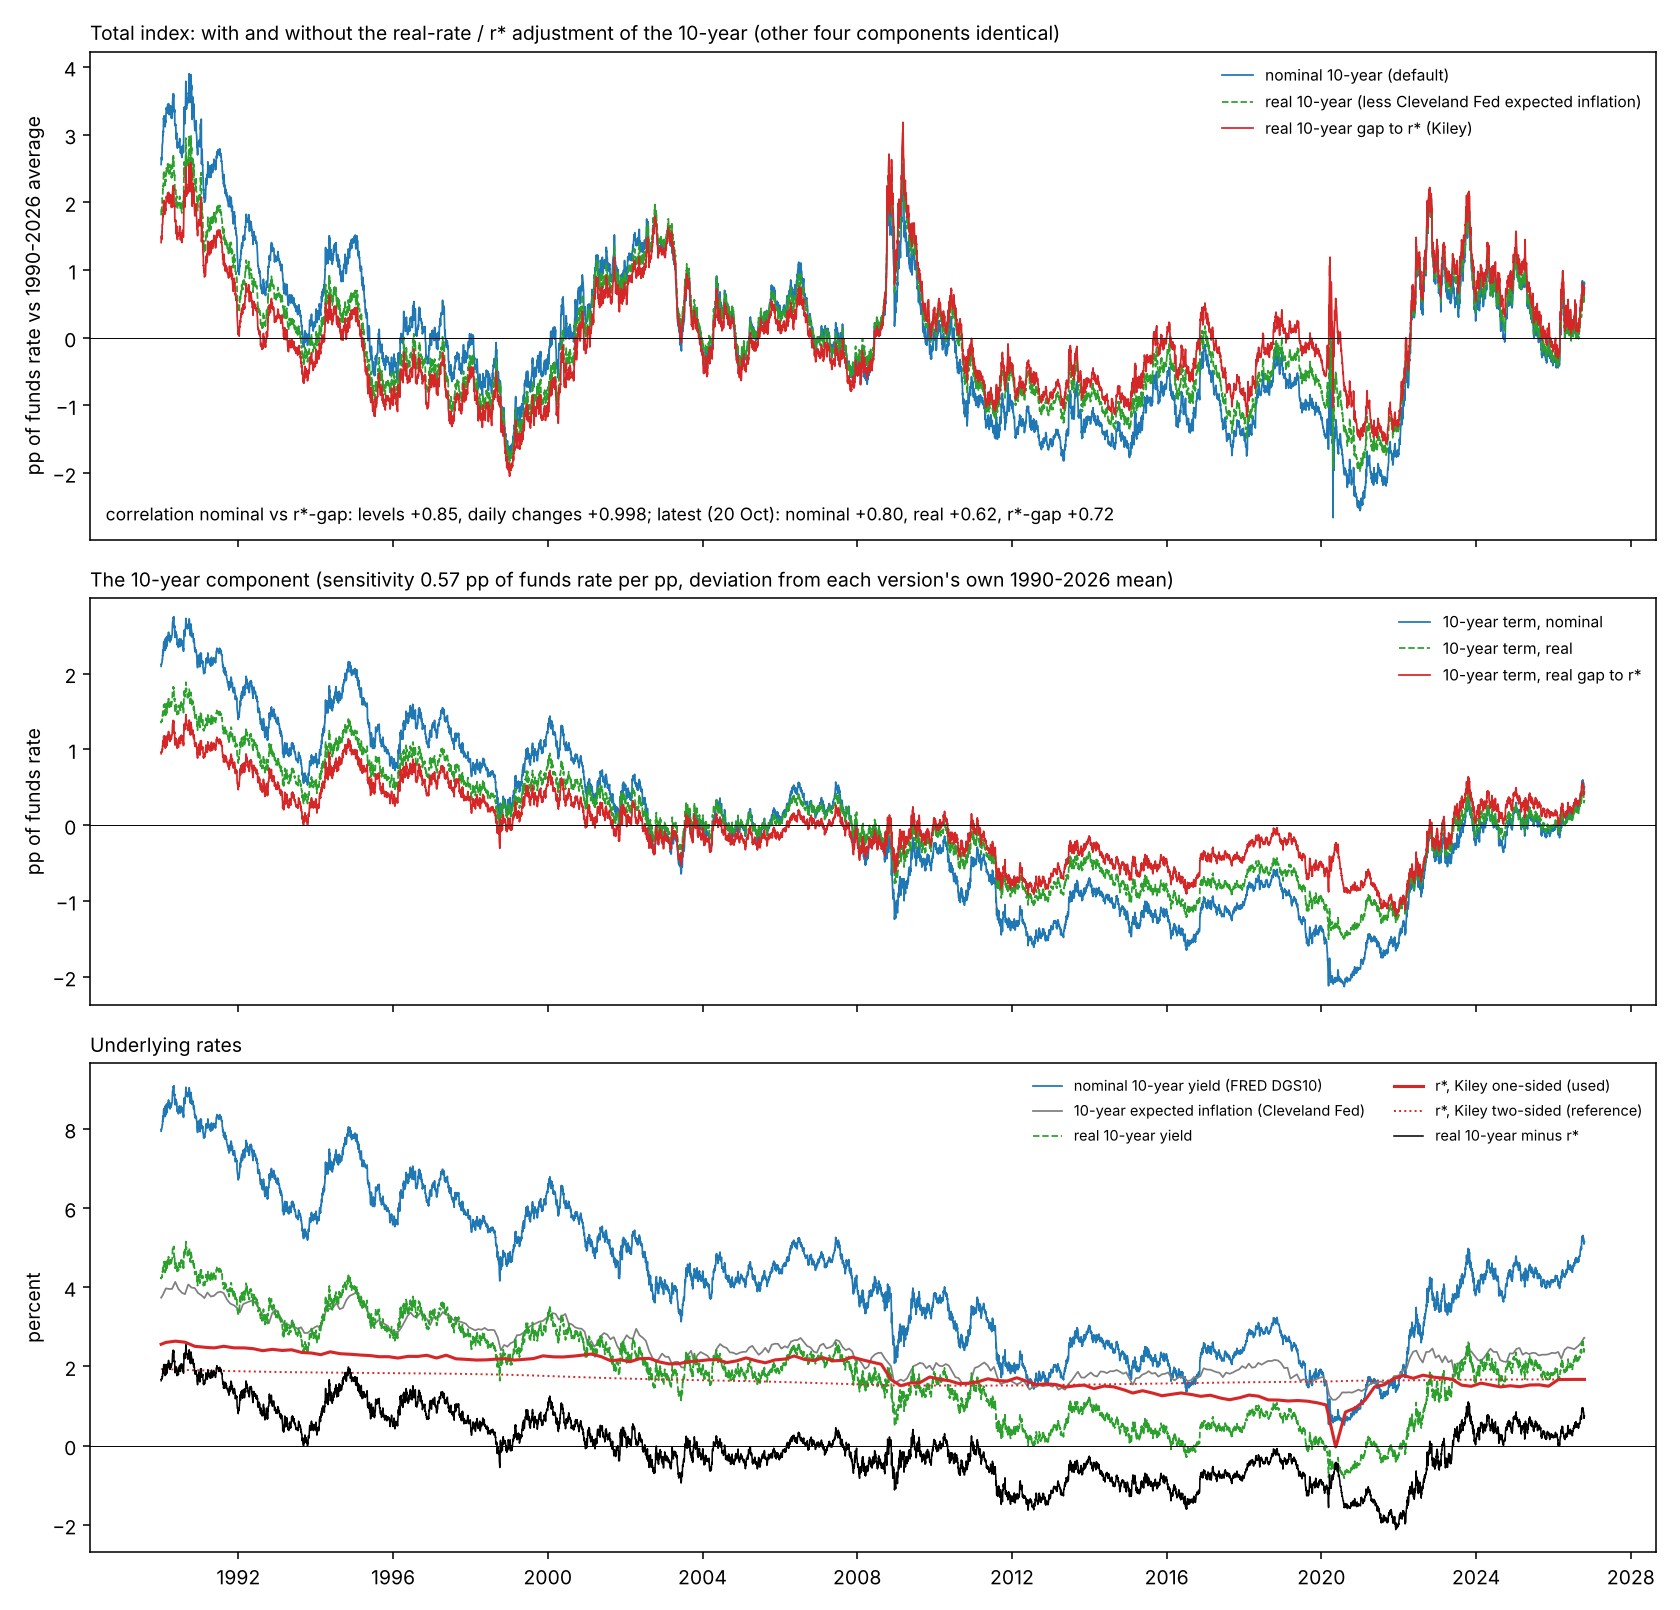

This chart was generated by the following Python code:
"""
Chart: the MS-style level index with the nominal 10-year (default), the real 10-year, and the real 10-year gap to r* (Kiley), plus the underlying rates.

Panels: (1) the three versions of the total; (2) the 10-year term in each version (funds-rate pp); (3) nominal 10-year, expected inflation (Cleveland Fed),
real 10-year and Kiley's r* (one-sided, as used, and two-sided for reference). Output: experimental/ms_fci/ms5_rstar_compare.png
"""
import os, sys
import numpy as np, pandas as pd
import matplotlib
matplotlib.use("Agg")
import matplotlib.pyplot as plt

HERE = os.path.dirname(os.path.abspath(__file__))
sys.path.insert(0, HERE)
import ms5_level as L

SENS = pd.read_csv(os.path.join(HERE, "frbus_sensitivities.csv"), index_col=0)
S = SENS["ffr_eq_q4"].to_dict()
KREQ = float(SENS.loc["req", "unit_size"])

out = {}
for name, real10, rstar in (("nominal 10-year (default)", False, False), ("real 10-year", True, False), ("real 10-year gap to r*", False, True)):
    L.REAL10, L.RSTAR = real10, rstar
    X, G = L.build()
    out[name] = L.level(X, S, KREQ)
L.REAL10, L.RSTAR = False, False
X, G = L.build()
r2 = pd.read_csv(os.path.join(L.HERE, "kiley_rstar.csv"), index_col=0)["rstar_2side"]
r2.index = pd.PeriodIndex(r2.index, freq="Q").to_timestamp() + pd.Timedelta(days=45)
r2d = r2.reindex(r2.index.union(X.index)).interpolate("time").reindex(X.index).ffill().bfill()

n, rl, rs = out["nominal 10-year (default)"], out["real 10-year"], out["real 10-year gap to r*"]
c = {"nominal": "#1f77b4", "real": "#2ca02c", "rstar": "#d62728"}
fig, ax = plt.subplots(3, 1, figsize=(12, 11.5), sharex=True, gridspec_kw={"height_ratios": [1.2, 1, 1.2]})
a = ax[0]
a.plot(n.index, n.Total, color=c["nominal"], lw=0.9, label="nominal 10-year (default)")
a.plot(rl.index, rl.Total, color=c["real"], lw=0.9, ls="--", label="real 10-year (less Cleveland Fed expected inflation)")
a.plot(rs.index, rs.Total, color=c["rstar"], lw=0.9, label="real 10-year gap to r* (Kiley)")
a.axhline(0, color="k", lw=0.5)
dn, dr = n.Total.diff().dropna(), rs.Total.diff().dropna()
a.set_ylabel("pp of funds rate vs 1990-2026 average"); a.legend(fontsize=8, frameon=False, loc="upper right")
a.set_title("Total index: with and without the real-rate / r* adjustment of the 10-year (other four components identical)", fontsize=10, loc="left")
a.text(0.01, 0.04, "correlation nominal vs r*-gap: levels %+.2f, daily changes %+.3f; latest (20 Oct): nominal %+.2f, real %+.2f, r*-gap %+.2f"
       % (np.corrcoef(n.Total, rs.Total)[0, 1], np.corrcoef(dn.align(dr, join="inner")[0], dn.align(dr, join="inner")[1])[0, 1], n.Total.iloc[-1], rl.Total.iloc[-1], rs.Total.iloc[-1]), transform=a.transAxes, fontsize=9)
b = ax[1]
b.plot(n.index, n["10-yr"], color=c["nominal"], lw=0.9, label="10-year term, nominal")
b.plot(rl.index, rl["10-yr"], color=c["real"], lw=0.9, ls="--", label="10-year term, real")
b.plot(rs.index, rs["10-yr"], color=c["rstar"], lw=0.9, label="10-year term, real gap to r*")
b.axhline(0, color="k", lw=0.5); b.set_ylabel("pp of funds rate"); b.legend(fontsize=8, frameon=False, loc="upper right")
b.set_title("The 10-year component (sensitivity 0.57 pp of funds rate per pp, deviation from each version's own 1990-2026 mean)", fontsize=10, loc="left")
d = ax[2]
d.plot(X.index, X.y10, color=c["nominal"], lw=0.9, label="nominal 10-year yield (FRED DGS10)")
d.plot(X.index, X.einf, color="#7f7f7f", lw=0.9, label="10-year expected inflation (Cleveland Fed)")
d.plot(X.index, X.real10, color=c["real"], lw=0.9, ls="--", label="real 10-year yield")
d.plot(X.index, X.rstar, color=c["rstar"], lw=1.6, label="r*, Kiley one-sided (used)")
d.plot(X.index, r2d, color=c["rstar"], lw=1.0, ls=":", label="r*, Kiley two-sided (reference)")
d.plot(X.index, X.real10 - X.rstar, color="k", lw=0.8, label="real 10-year minus r*")
d.axhline(0, color="k", lw=0.5); d.set_ylabel("percent"); d.legend(fontsize=7.5, frameon=False, ncol=2, loc="upper right")
d.set_title("Underlying rates", fontsize=10, loc="left")
fig.tight_layout(); fig.savefig(os.path.join(HERE, "ms5_rstar_compare.png"), dpi=140)
print("saved; corr nominal vs r*-gap levels %.3f ; daily changes %.4f" % (np.corrcoef(n.Total, rs.Total)[0, 1], np.corrcoef(*dn.align(dr, join="inner"))[0, 1]))
print("latest: nominal %.2f real %.2f r*-gap %.2f" % (n.Total.iloc[-1], rl.Total.iloc[-1], rs.Total.iloc[-1]))
print("10-yr term latest: nominal %.2f real %.2f r*-gap %.2f" % (n['10-yr'].iloc[-1], rl['10-yr'].iloc[-1], rs['10-yr'].iloc[-1]))
print("level correlation with GS FCI: nominal %.3f real %.3f r*-gap %.3f" % tuple(np.corrcoef(x.Total.reindex(G.index), G.fci)[0, 1] for x in (n, rl, rs)))
